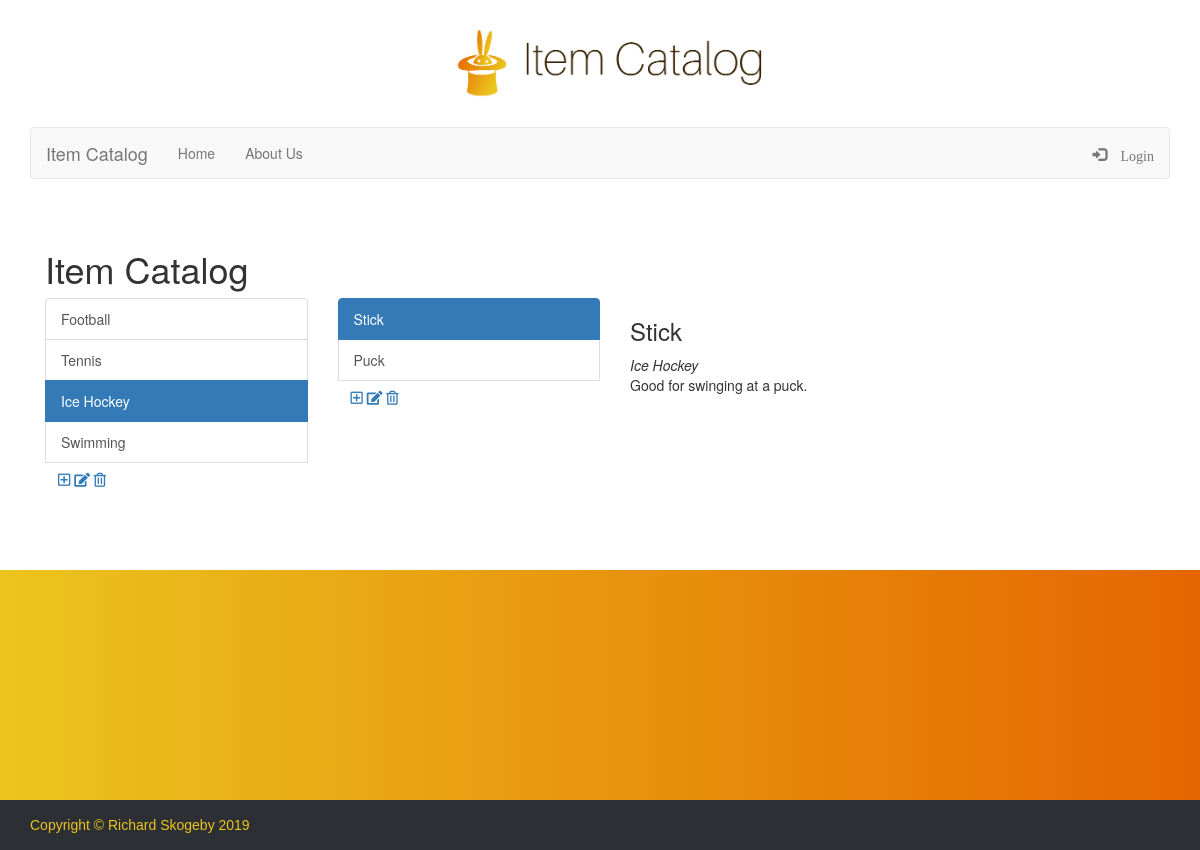
Page /category/3/item/2/ on the committed database.
### item_catalog/models.py (models this page shows, shortened)
class Category(Base):
    __tablename__ = 'category'
    name = Column(String(80), nullable=False)
    id = Column(Integer, primary_key=True)
    user_id = Column(
        Integer, ForeignKey('user.id')
    )
    user = relationship(User)

class Item(Base):
    __tablename__ = 'item'
    name = Column(String(80), nullable=False)
    description = Column(String(800), nullable=False)
    category_id = Column(Integer, ForeignKey('category.id'))
    category = relationship(Category)
    id = Column(Integer, primary_key=True)
    user_id = Column(
        Integer, ForeignKey('user.id')
    )
    user = relationship(User)

### item_catalog/views.py (the view)
@app.route('/category/<int:categoryid>/item/<int:itemid>/')
def showItem(categoryid, itemid):
    categories = session.query(Category).all()
    items = session.query(Item).filter_by(category_id=categoryid).all()
    item = session.query(Item).\
        filter_by(category_id=categoryid, id=itemid).one()
    return render_template(
        'itemdisplay.html', categories=categories,
        categoryid=categoryid,
        items=items, item=item, itemid=itemid,
        login_session=login_session
    )

### item_catalog/templates/itemdisplay.html
{% extends "categorydisplay.html" %}
{% block item_description %}
<h3>{{item.name}}</h3>
<em>{{item.category.name}}</em>
<p>{{item.description}}</p>
{% endblock %}

### item_catalog/templates/categorydisplay.html (shortened to what this page needs)
{% extends "index.html" %}
{% block snippet %}
<div class="col-lg-3">
    <div class="list-group">
        {% for item in items %}
        {% if categoryid != None and itemid != None and categoryid == item.category_id and itemid == item.id %}
        <a href="{{url_for('showItem', categoryid=item.category_id, itemid=item.id)}}" class="list-group-item active">{{item.name}}</a>
        {% else %}
        <a href="{{url_for('showItem', categoryid=item.category_id, itemid=item.id)}}" class="list-group-item">{{item.name}}</a>
        {% endif %}
        {% endfor %}
        <div class="btn">
            <a href={{url_for('newItem', categoryid=categoryid)}}>
            <i class="far fa-plus-square"></i>
            {% if categoryid != None and itemid != None %}
            <a href={{url_for('editItem', categoryid=categoryid, itemid=itemid)}}>
            <i class="fas fa-edit"></i>
            <a href={{url_for('deleteItem', categoryid=categoryid, itemid=itemid)}}>
            <i class="far fa-trash-alt"></i>
            {% endif %}
        </div>
    </div>
</div>
{% if 'item' in request.path %}
<div class="col-lg-5">
    {% block item_description %}
    {% endblock %}
</div>
{% endif %}
{% endblock %}

### item_catalog/templates/categoriesmenu.html (shortened to what this page needs)
<div class="col-lg-3">
    <div class="list-group">
        {% for category in categories %}
        {% if categoryid != None and categoryid == category.id %}
        <a href="{{url_for('showCategory', categoryid=category.id)}}" class="list-group-item active">{{category.name}}</a>
        {% else %}
        <a href="{{url_for('showCategory', categoryid=category.id)}}" class="list-group-item">{{category.name}}</a>
        {% endif %}
        {% endfor %}
        <div class="btn">
            <a href={{url_for('newCategory')}}>
                <i class="far fa-plus-square"></i>
            {% if categoryid != None %}
            <a href={{url_for('editCategory', categoryid=categoryid)}}>
                <i class="fas fa-edit"></i>
            <a href={{url_for('deleteCategory', categoryid=categoryid)}}>
                <i class="far fa-trash-alt"></i>
            {% endif %}
        </div>
    </div>
</div>

### item_catalog/static/css/styles.css (style rules this page uses)
html { position: relative; min-height: 100%; }
.form-control, .btn { min-height: 38px; border-radius: 2px; }

### rows in the picture
Category: name "Football"
Category: name "Tennis"
Category: name "Ice Hockey", category.name "Ice Hockey"
Category: name "Swimming"
Item: name "Stick", description "Good for swinging at a puck."
Item: name "Puck"
